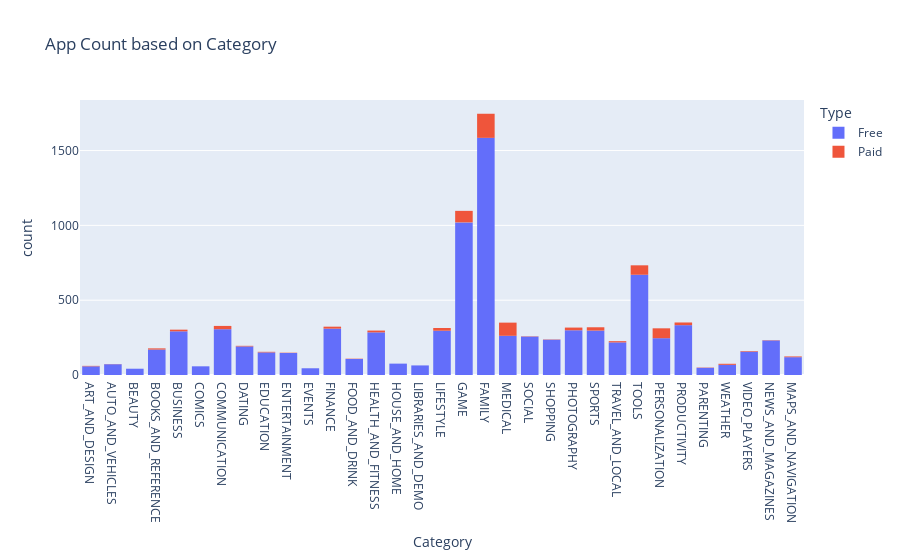

Write notebook code for a chart like this one.
### Markdown cell above
## Category

### Code cell
px.histogram(dataset,x='Category',color='Type',title='App Count based on Category')

### Figure 1 — Plotly figure (JSON) as saved in the notebook; plotly's stock layout.template omitted (floating-point values rounded to 4 significant figures; data arrays with more than 128 entries replaced by an {"elided": "..."} marker saying what was removed)
{"data": [{"alignmentgroup": "True", "bingroup": "x", "hovertemplate": "Type=Free<br>Category=%{x}<br>count=%{y}<extra></extra>", "legendgroup": "Free", "marker": {"color": "#636efa", "pattern": {"shape": ""}}, "name": "Free", "offsetgroup": "Free", "orientation": "v", "showlegend": true, "type": "histogram", "visible": true, "x": {"elided": "8715 str values"}, "xaxis": "x", "yaxis": "y"}, {"alignmentgroup": "True", "bingroup": "x", "hovertemplate": "Type=Paid<br>Category=%{x}<br>count=%{y}<extra></extra>", "legendgroup": "Paid", "marker": {"color": "#EF553B", "pattern": {"shape": ""}}, "name": "Paid", "offsetgroup": "Paid", "orientation": "v", "showlegend": true, "type": "histogram", "x": {"elided": "645 str values"}, "xaxis": "x", "yaxis": "y"}], "layout": {"autosize": true, "barmode": "relative", "legend": {"title": {"text": "Type"}, "tracegroupgap": 0}, "title": {"text": "App Count based on Category"}, "xaxis": {"anchor": "y", "autorange": true, "domain": [0, 1], "range": [-0.5, 32.5], "title": {"text": "Category"}, "type": "category"}, "yaxis": {"anchor": "x", "autorange": true, "domain": [0, 1], "range": [0, 1838.0], "title": {"text": "count"}}}}
